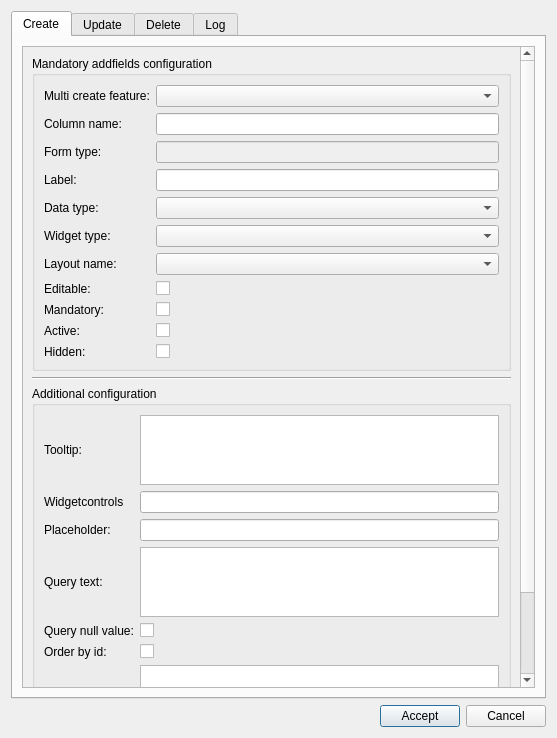
<?xml version="1.0" encoding="UTF-8"?>
<ui version="4.0">
 <class>dlg_admin_addfields</class>
 <widget class="QDialog" name="dlg_admin_addfields">
  <property name="geometry">
   <rect>
    <x>0</x>
    <y>0</y>
    <width>557</width>
    <height>738</height>
   </rect>
  </property>
  <property name="windowTitle">
   <string>Dialog</string>
  </property>
  <layout class="QGridLayout" name="gridLayout_2">
   <item row="1" column="0">
    <layout class="QGridLayout" name="lyt_buttons">
     <item row="0" column="0">
      <spacer name="horizontalSpacer_15">
       <property name="orientation">
        <enum>Qt::Horizontal</enum>
       </property>
       <property name="sizeHint" stdset="0">
        <size>
         <width>40</width>
         <height>20</height>
        </size>
       </property>
      </spacer>
     </item>
     <item row="0" column="1">
      <widget class="QPushButton" name="btn_accept">
       <property name="text">
        <string>Accept</string>
       </property>
      </widget>
     </item>
     <item row="0" column="2">
      <widget class="QPushButton" name="btn_cancel">
       <property name="text">
        <string>Cancel</string>
       </property>
      </widget>
     </item>
    </layout>
   </item>
   <item row="0" column="0">
    <widget class="QTabWidget" name="tab_add_fields">
     <property name="currentIndex">
      <number>0</number>
     </property>
     <widget class="QWidget" name="tab_create">
      <attribute name="title">
       <string>Create</string>
      </attribute>
      <layout class="QGridLayout" name="gridLayout">
       <item row="0" column="0">
        <widget class="QScrollArea" name="scrollArea_2">
         <property name="minimumSize">
          <size>
           <width>264</width>
           <height>217</height>
          </size>
         </property>
         <property name="widgetResizable">
          <bool>true</bool>
         </property>
         <widget class="QWidget" name="scrollAreaWidgetContents_3">
          <property name="geometry">
           <rect>
            <x>0</x>
            <y>0</y>
            <width>488</width>
            <height>813</height>
           </rect>
          </property>
          <layout class="QVBoxLayout" name="verticalLayout">
           <item>
            <widget class="QGroupBox" name="grb_mandatory">
             <property name="title">
              <string>Mandatory addfields configuration</string>
             </property>
             <layout class="QVBoxLayout" name="verticalLayout_3">
              <item>
               <layout class="QGridLayout" name="gridLayout_6">
                <item row="2" column="0">
                 <widget class="QLabel" name="lbl_formtype">
                  <property name="text">
                   <string>Form type:</string>
                  </property>
                 </widget>
                </item>
                <item row="8" column="1">
                 <widget class="QCheckBox" name="iseditable">
                  <property name="text">
                   <string/>
                  </property>
                 </widget>
                </item>
                <item row="5" column="1">
                 <widget class="QComboBox" name="widgettype"/>
                </item>
                <item row="5" column="0">
                 <widget class="QLabel" name="lbl_widgettype">
                  <property name="text">
                   <string>Widget type:</string>
                  </property>
                 </widget>
                </item>
                <item row="10" column="0">
                 <widget class="QLabel" name="lbl_active">
                  <property name="text">
                   <string>Active:</string>
                  </property>
                 </widget>
                </item>
                <item row="8" column="0">
                 <widget class="QLabel" name="lbl_iseditable">
                  <property name="text">
                   <string>Editable:</string>
                  </property>
                 </widget>
                </item>
                <item row="1" column="1">
                 <widget class="QLineEdit" name="columnname"/>
                </item>
                <item row="3" column="1">
                 <widget class="QLineEdit" name="label"/>
                </item>
                <item row="9" column="1">
                 <widget class="QCheckBox" name="ismandatory">
                  <property name="text">
                   <string/>
                  </property>
                 </widget>
                </item>
                <item row="11" column="0">
                 <widget class="QLabel" name="lbl_hidden">
                  <property name="text">
                   <string>Hidden:</string>
                  </property>
                 </widget>
                </item>
                <item row="11" column="1">
                 <widget class="QCheckBox" name="hidden">
                  <property name="text">
                   <string/>
                  </property>
                 </widget>
                </item>
                <item row="4" column="0">
                 <widget class="QLabel" name="lbl_datatype">
                  <property name="text">
                   <string>Data type:</string>
                  </property>
                 </widget>
                </item>
                <item row="10" column="1">
                 <widget class="QCheckBox" name="active">
                  <property name="text">
                   <string/>
                  </property>
                 </widget>
                </item>
                <item row="1" column="0">
                 <widget class="QLabel" name="lbl_columnname">
                  <property name="text">
                   <string>Column name:</string>
                  </property>
                 </widget>
                </item>
                <item row="9" column="0">
                 <widget class="QLabel" name="lbl_ismandatory">
                  <property name="text">
                   <string>Mandatory:</string>
                  </property>
                 </widget>
                </item>
                <item row="6" column="1">
                 <widget class="QComboBox" name="layoutname"/>
                </item>
                <item row="2" column="1">
                 <widget class="QLineEdit" name="formtype">
                  <property name="enabled">
                   <bool>false</bool>
                  </property>
                  <property name="text">
                   <string/>
                  </property>
                 </widget>
                </item>
                <item row="3" column="0">
                 <widget class="QLabel" name="lbl_label">
                  <property name="text">
                   <string>Label:</string>
                  </property>
                 </widget>
                </item>
                <item row="6" column="0">
                 <widget class="QLabel" name="lbl_layoutname">
                  <property name="text">
                   <string>Layout name:</string>
                  </property>
                 </widget>
                </item>
                <item row="4" column="1">
                 <widget class="QComboBox" name="datatype"/>
                </item>
                <item row="0" column="0">
                 <widget class="QLabel" name="lbl_multifeaturetype">
                  <property name="text">
                   <string>Multi create feature:</string>
                  </property>
                 </widget>
                </item>
                <item row="0" column="1">
                 <widget class="QComboBox" name="featuretype"/>
                </item>
               </layout>
              </item>
             </layout>
            </widget>
           </item>
           <item>
            <widget class="Line" name="line">
             <property name="orientation">
              <enum>Qt::Horizontal</enum>
             </property>
            </widget>
           </item>
           <item>
            <widget class="QGroupBox" name="grb_additional">
             <property name="title">
              <string>Additional configuration</string>
             </property>
             <layout class="QVBoxLayout" name="verticalLayout_2">
              <item>
               <layout class="QGridLayout" name="gridLayout_7">
                <item row="6" column="0">
                 <widget class="QLabel" name="lbl_dv_querytext">
                  <property name="text">
                   <string>Query text:</string>
                  </property>
                 </widget>
                </item>
                <item row="8" column="0">
                 <widget class="QLabel" name="lbl_dv_orderby">
                  <property name="text">
                   <string>Order by id:</string>
                  </property>
                 </widget>
                </item>
                <item row="5" column="0">
                 <widget class="QLabel" name="lbl_placeholder">
                  <property name="text">
                   <string>Placeholder:</string>
                  </property>
                 </widget>
                </item>
                <item row="10" column="0">
                 <widget class="QLabel" name="lbl_linkedobject">
                  <property name="text">
                   <string>Linkedobject:</string>
                  </property>
                 </widget>
                </item>
                <item row="9" column="0">
                 <widget class="QLabel" name="lbl_stylesheet">
                  <property name="text">
                   <string>Stylesheet:</string>
                  </property>
                 </widget>
                </item>
                <item row="4" column="2">
                 <widget class="QLineEdit" name="widgetcontrols"/>
                </item>
                <item row="5" column="2">
                 <widget class="QLineEdit" name="placeholder"/>
                </item>
                <item row="3" column="2">
                 <widget class="QPlainTextEdit" name="tooltip"/>
                </item>
                <item row="4" column="0">
                 <widget class="QLabel" name="lbl_widgetcontrols">
                  <property name="text">
                   <string>Widgetcontrols</string>
                  </property>
                 </widget>
                </item>
                <item row="6" column="2">
                 <widget class="QPlainTextEdit" name="dv_querytext"/>
                </item>
                <item row="7" column="0">
                 <widget class="QLabel" name="lbl_dv_querynullvalue">
                  <property name="text">
                   <string>Query null value:</string>
                  </property>
                 </widget>
                </item>
                <item row="7" column="2">
                 <widget class="QCheckBox" name="dv_isnullvalue">
                  <property name="text">
                   <string/>
                  </property>
                 </widget>
                </item>
                <item row="9" column="2">
                 <widget class="QPlainTextEdit" name="stylesheet">
                  <property name="toolTip">
                   <string>{"label":"color:green; font-weight:bold;","widget":{"enabled":"color:black; font-weight:bold;","disabled":"color:black; font-weight:bold;"}}</string>
                  </property>
                 </widget>
                </item>
                <item row="3" column="0">
                 <widget class="QLabel" name="lbl_tooltip">
                  <property name="text">
                   <string>Tooltip:</string>
                  </property>
                 </widget>
                </item>
                <item row="10" column="2">
                 <widget class="QLineEdit" name="linkedobject"/>
                </item>
                <item row="8" column="2">
                 <widget class="QCheckBox" name="dv_orderby_id">
                  <property name="text">
                   <string/>
                  </property>
                 </widget>
                </item>
               </layout>
              </item>
             </layout>
            </widget>
           </item>
          </layout>
         </widget>
        </widget>
       </item>
      </layout>
     </widget>
     <widget class="QWidget" name="tab_update">
      <attribute name="title">
       <string>Update</string>
      </attribute>
      <layout class="QGridLayout" name="gridLayout_4">
       <item row="2" column="1">
        <layout class="QHBoxLayout" name="horizontalLayout_15"/>
       </item>
       <item row="0" column="0">
        <layout class="QHBoxLayout" name="horizontalLayout">
         <item>
          <spacer name="horizontalSpacer">
           <property name="orientation">
            <enum>Qt::Horizontal</enum>
           </property>
           <property name="sizeHint" stdset="0">
            <size>
             <width>40</width>
             <height>20</height>
            </size>
           </property>
          </spacer>
         </item>
         <item>
          <widget class="QPushButton" name="btn_open">
           <property name="text">
            <string>Open</string>
           </property>
          </widget>
         </item>
        </layout>
       </item>
       <item row="1" column="0">
        <widget class="QTableView" name="tbl_update">
         <property name="sortingEnabled">
          <bool>true</bool>
         </property>
        </widget>
       </item>
      </layout>
     </widget>
     <widget class="QWidget" name="tab_delete">
      <attribute name="title">
       <string>Delete</string>
      </attribute>
      <layout class="QGridLayout" name="gridLayout_5">
       <item row="0" column="0">
        <layout class="QHBoxLayout" name="horizontalLayout_17">
         <item>
          <widget class="QLabel" name="lbl_field_name">
           <property name="text">
            <string>Field name:</string>
           </property>
          </widget>
         </item>
         <item>
          <spacer name="horizontalSpacer_14">
           <property name="orientation">
            <enum>Qt::Horizontal</enum>
           </property>
           <property name="sizeType">
            <enum>QSizePolicy::Fixed</enum>
           </property>
           <property name="sizeHint" stdset="0">
            <size>
             <width>56</width>
             <height>20</height>
            </size>
           </property>
          </spacer>
         </item>
         <item>
          <widget class="QComboBox" name="cmb_fields">
           <property name="sizePolicy">
            <sizepolicy hsizetype="Expanding" vsizetype="Fixed">
             <horstretch>0</horstretch>
             <verstretch>0</verstretch>
            </sizepolicy>
           </property>
          </widget>
         </item>
        </layout>
       </item>
       <item row="1" column="0">
        <spacer name="verticalSpacer">
         <property name="orientation">
          <enum>Qt::Vertical</enum>
         </property>
         <property name="sizeHint" stdset="0">
          <size>
           <width>20</width>
           <height>40</height>
          </size>
         </property>
        </spacer>
       </item>
      </layout>
     </widget>
     <widget class="QWidget" name="tab_infolog">
      <attribute name="title">
       <string>Log</string>
      </attribute>
      <layout class="QGridLayout" name="gridLayout_3">
       <item row="0" column="0">
        <widget class="QTextEdit" name="tab_log_txt_infolog"/>
       </item>
      </layout>
     </widget>
    </widget>
   </item>
  </layout>
 </widget>
 <tabstops>
  <tabstop>tab_add_fields</tabstop>
  <tabstop>scrollArea_2</tabstop>
  <tabstop>featuretype</tabstop>
  <tabstop>columnname</tabstop>
  <tabstop>formtype</tabstop>
  <tabstop>label</tabstop>
  <tabstop>datatype</tabstop>
  <tabstop>widgettype</tabstop>
  <tabstop>layoutname</tabstop>
  <tabstop>iseditable</tabstop>
  <tabstop>ismandatory</tabstop>
  <tabstop>active</tabstop>
  <tabstop>hidden</tabstop>
  <tabstop>tooltip</tabstop>
  <tabstop>widgetcontrols</tabstop>
  <tabstop>placeholder</tabstop>
  <tabstop>dv_querytext</tabstop>
  <tabstop>dv_isnullvalue</tabstop>
  <tabstop>dv_orderby_id</tabstop>
  <tabstop>stylesheet</tabstop>
  <tabstop>linkedobject</tabstop>
  <tabstop>btn_open</tabstop>
  <tabstop>tbl_update</tabstop>
  <tabstop>cmb_fields</tabstop>
  <tabstop>tab_log_txt_infolog</tabstop>
  <tabstop>btn_accept</tabstop>
  <tabstop>btn_cancel</tabstop>
 </tabstops>
 <resources/>
 <connections/>
</ui>
